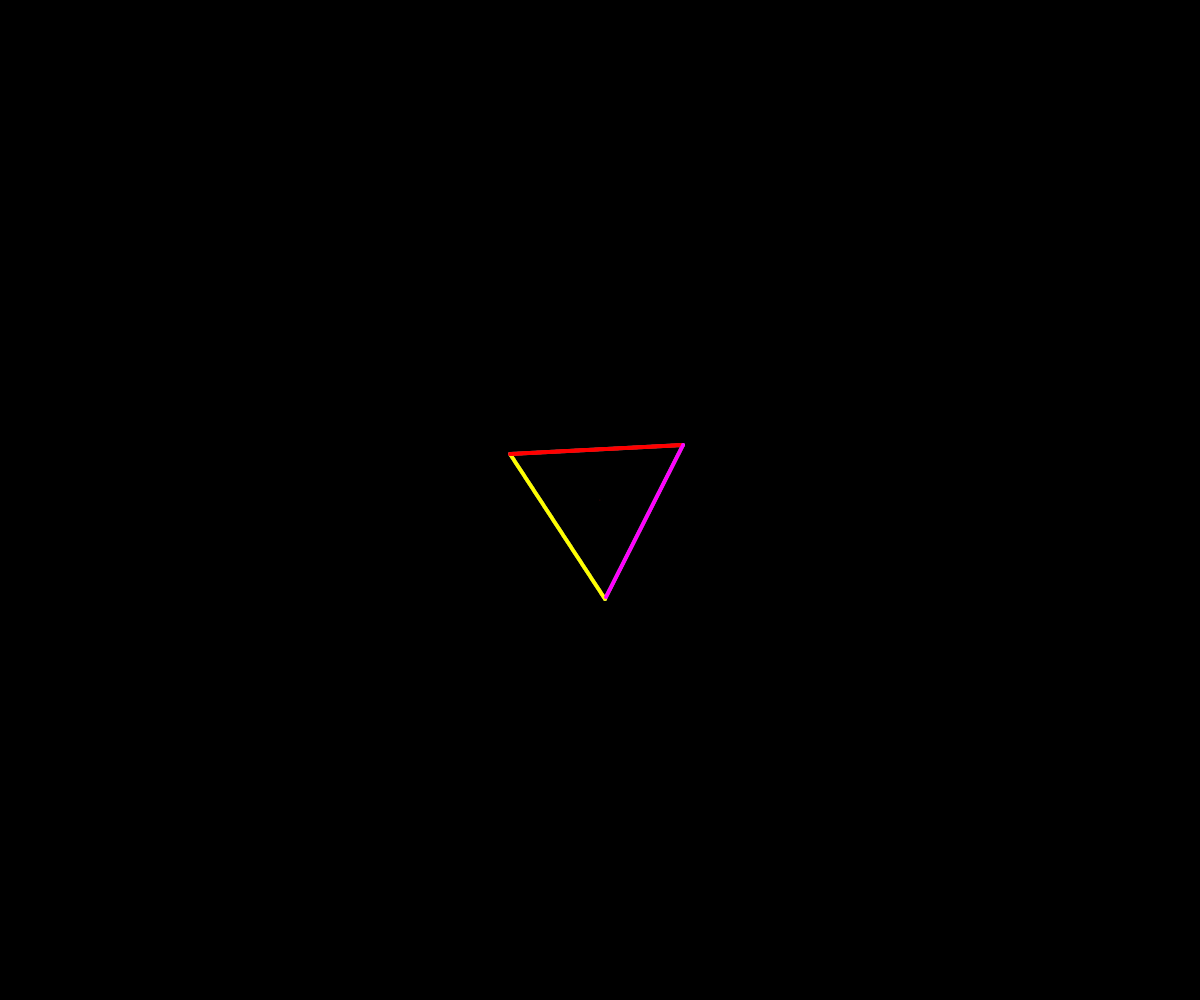
Frame 1 (no input)
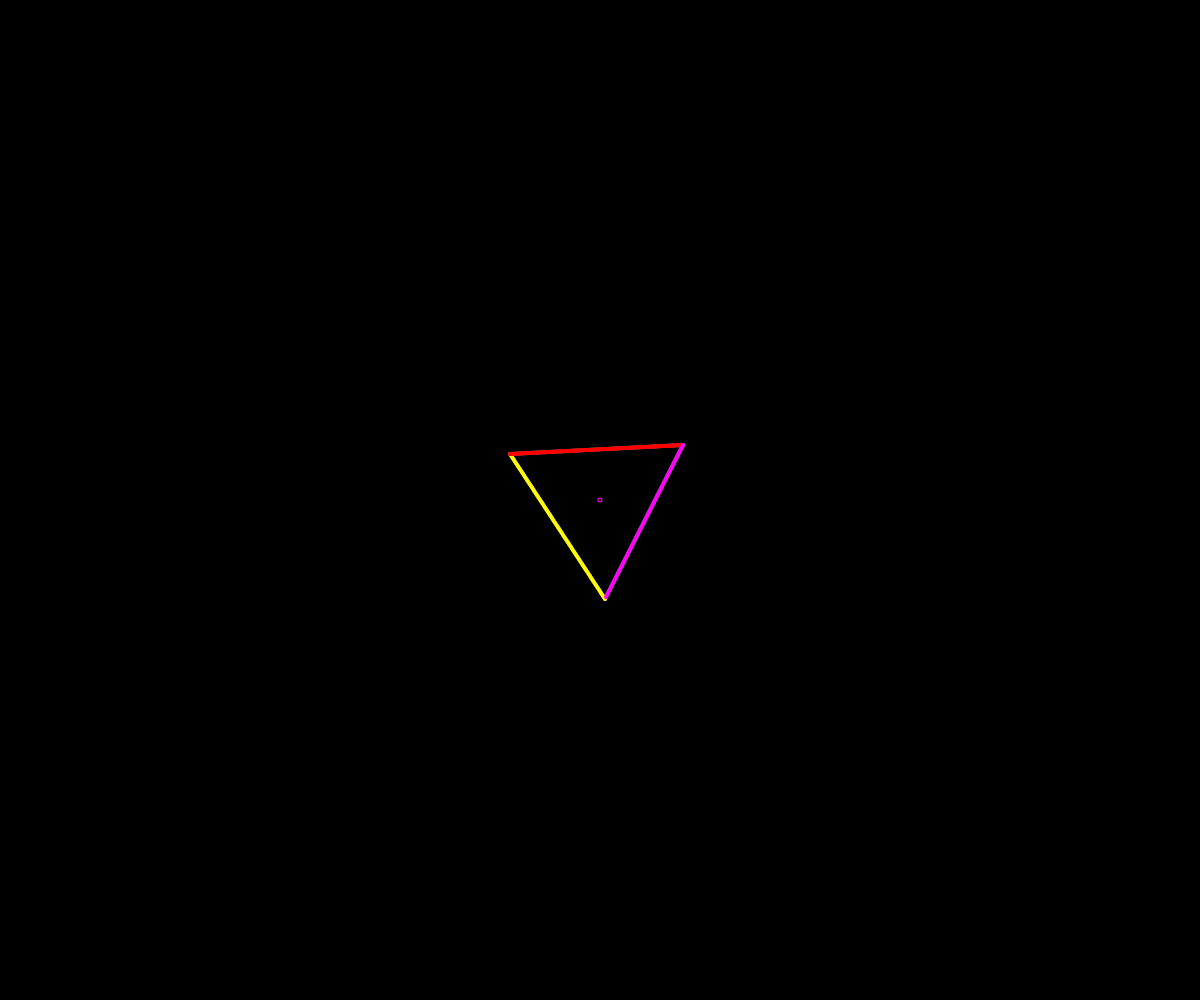
Frame 60 (no input)
Frame 120 (the mouse pressed at the canvas centre since frame 60): identical to frame 60, image omitted

The p5.js sketch that drew these frames (run headless with seeded random() and noise() and a simulated clock; from frame 60 on, the mouse is pressed at the canvas centre):

// p5.js sketch
// ── sketch.js
//A field that would restrain the dir of particles by N2 Law
let array_v = [];
let vertices = 3;
let lens = 100;
function setup() {
  angleMode(DEGREES);
  createCanvas(windowWidth, windowHeight);
  polygon(vertices, lens);
}

function draw() {
  background(0);
  fill(255, 0, 0);
  ellipse(width / 2, height / 2, 1, 1);
  translate(width / 2, height / 2);
  //testing if the functions work
  stroke(255, 125);
  strokeWeight(4);
  /* polygon() is okay*/
  for (var i = 0; i < vertices; i++) {
    if (i == vertices - 1) {
      line(array_v[i].x, array_v[i].y, array_v[0].x, array_v[0].y);
    } else {
      line(array_v[i].x, array_v[i].y, array_v[i + 1].x, array_v[i + 1].y);
    }
  }
  console.log(array_v[0].x); //5
  console.log(array_v[1].x); //-90
  console.log(array_v[2].x); //83

  /* slopeGetter() and interceptGetter()*/
  for (var i = array_v[0].x; i > array_v[1].x; i--) {
    stroke(255, 255, 0);
    strokeWeight(4);
    point(i, slopeGetter(0) * i + interceptGetter(0));
  }
  for (var i = array_v[1].x; i < array_v[2].x; i++) {
    stroke(255, 0, 0);
    strokeWeight(4);
    point(i, slopeGetter(1) * i + interceptGetter(1));
  }
  for (var i = array_v[2].x; i > array_v[0].x; i--) {
    stroke(255, 0, 255);
    strokeWeight(4);
    point(i, slopeGetter(2) * i + interceptGetter(2));
  }
  // console.log(slopeGetter(0));
}

// vector usage here is just for convinience
function polygon(v, l) {
  var pangle = 360 / v; //angle in polar coordiante
  var start = 90 - v;
  //calculating each vetice's coordinate in cartesian
  for (var i = 0; i < v; i++) {
    var tempx = floor(l * cos(start + pangle * i));
    var tempy = floor(l * sin(start + pangle * i));
    var tempv = createVector(tempx, tempy);
    array_v.push(tempv);
  }
}

function slopeGetter(a) {
  //this part calc slope, para takes index in the array
  if (a == vertices - 1) {
    return (array_v[a].y - array_v[0].y) / (array_v[a].x - array_v[0].x);
  } else {
    return (
      (array_v[a + 1].y - array_v[a].y) / (array_v[a + 1].x - array_v[a].x)
    );
  }
}

function interceptGetter(a) {
  return array_v[a].y - slopeGetter(a) * array_v[a].x;
}
/*so the function for the edges are in this manner: array_v[a].y = slopeGetter(a) * array_v[a].x + interceptGetter(a)
  by input the range of the y axis or x axis, we could get the coordinate on that line*/

function pointGetter() {}

function forceField() {}

function particles() {}

function edge() {}
